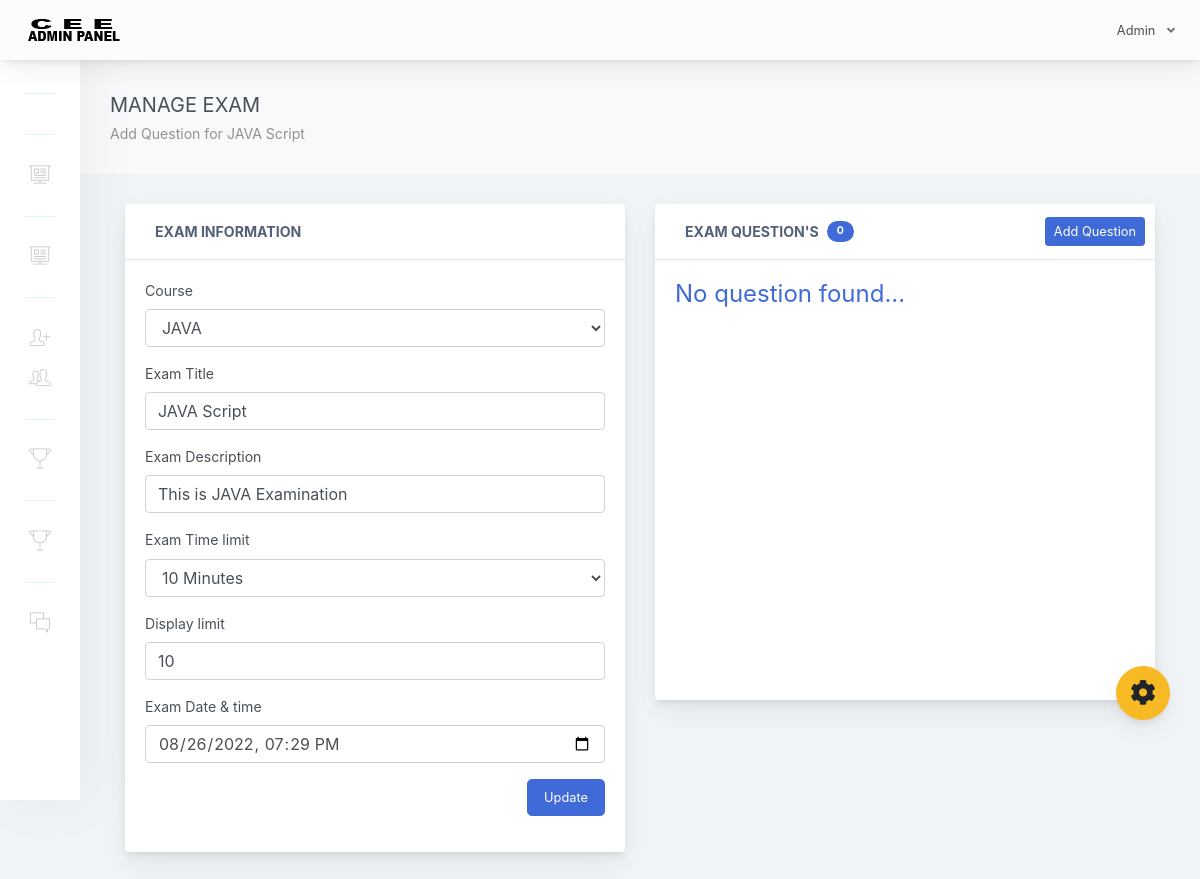
The page /adminpanel/admin/manage-exam.php?id=12 (signed in) on the database its author committed.
### tables this page shows
CREATE TABLE IF NOT EXISTS `exam_tbl` (
  `ex_id` int(11) NOT NULL AUTO_INCREMENT,
  `cou_id` int(11) NOT NULL,
  `ex_title` varchar(1000) NOT NULL,
  `ex_time_limit` varchar(1000) NOT NULL,
  `ex_questlimit_display` int(11) NOT NULL,
  `ex_description` varchar(1000) NOT NULL,
  `dt` varchar(1000) NOT NULL,
  `ex_created` timestamp NOT NULL DEFAULT current_timestamp() ON UPDATE current_timestamp(),
  PRIMARY KEY (`ex_id`)
);

CREATE TABLE IF NOT EXISTS `course_tbl` (
  `cou_id` int(11) NOT NULL AUTO_INCREMENT,
  `cou_name` varchar(1000) NOT NULL,
  `cou_created` timestamp NOT NULL DEFAULT current_timestamp() ON UPDATE current_timestamp(),
  PRIMARY KEY (`cou_id`)
);

### adminpanel/admin/manage-exam.php (the view, shortened to what this page needs)
<?php include("includes/header.php"); ?>
<?php include("includes/ui-theme.php"); ?>
<div class="app-main">
<?php include("includes/sidebar.php"); ?>
<?php
   $exId = $_GET['id'];
   $selExam = $conn->query("SELECT * FROM exam_tbl WHERE ex_id='$exId' ");
   $selExamRow = $selExam->fetch(PDO::FETCH_ASSOC);
   $courseId = $selExamRow['cou_id'];
   $selCourse = $conn->query("SELECT cou_name as courseName FROM course_tbl WHERE cou_id='$courseId' ")->fetch(PDO::FETCH_ASSOC);
 ?>
<div class="app-main__outer">
        <div class="app-main__inner">
            <div class="app-page-title">
                <div class="page-title-wrapper">
                     <div class="page-title-heading">
                        <div> MANAGE EXAM
                            <div class="page-title-subheading">
                              Add Question for <?php echo $selExamRow['ex_title']; ?>
                            </div>
                        </div>
                    </div>
                </div>
            </div>
            <div class="col-md-12">
            <div id="refreshData">
            <div class="row">
                  <div class="col-md-6">
                      <div class="main-card mb-3 card">
                          <div class="card-header">
                            <i class="header-icon lnr-license icon-gradient bg-plum-plate"> </i>Exam Information
                          </div>
                          <div class="card-body">
                           <form method="post" id="updateExamFrm">
                               <div class="form-group">
                                <label>Course</label>
                                <select class="form-control" name="courseId" required="">
                                  <option value="<?php echo $selExamRow['cou_id']; ?>"><?php echo $selCourse['courseName']; ?></option>
                                </select>
                              </div>
                              <div class="form-group">
                                <label>Exam Title</label>
                                <input type="" name="examTitle" class="form-control" required="" value="<?php echo $selExamRow['ex_title']; ?>">
                              </div>
                              <div class="form-group">
                                <label>Exam Description</label>
                                <input type="" name="examDesc" class="form-control" required="" value="<?php echo $selExamRow['ex_description']; ?>">
                              </div>
                              <div class="form-group">
                                <label>Exam Time limit</label>
                                <select class="form-control" name="examLimit" required="">
                                  <option value="<?php echo $selExamRow['ex_time_limit']; ?>"><?php echo $selExamRow['ex_time_limit']; ?> Minutes</option>
                                </select>
                              </div>
                              <div class="form-group">
                                <label>Display limit</label>
                                <input type="number" name="examQuestDipLimit" class="form-control" value="<?php echo $selExamRow['ex_questlimit_display']; ?>">
                              </div>
							<div class="form-group">
								<label>Exam Date & time</label>
							   <input id="dt" type="datetime-local" name="dt" class="form-control"  required=""  value="<?php echo $selExamRow['dt']; ?>">
							  </div>
                              <div class="form-group" align="right">
                                <button type="submit" class="btn btn-primary btn-lg">Update</button>
                              </div>
                           </form>
                          </div>
                      </div>
                  </div>
                  <div class="col-md-6">
                    <?php
                        $selQuest = $conn->query("SELECT * FROM exam_question_tbl WHERE exam_id='$exId' ORDER BY eqt_id desc");
                    ?>
                     <div class="main-card mb-3 card">
                          <div class="card-header"><i class="header-icon lnr-license icon-gradient bg-plum-plate"> </i>Exam Question's
                            <span class="badge badge-pill badge-primary ml-2">
                              <?php echo $selQuest->rowCount(); ?>
                            </span>
                             <div class="btn-actions-pane-right">
                                <button class="btn btn-sm btn-primary " data-toggle="modal" data-target="#modalForAddQuestion">Add Question</button>
                              </div>
                          </div>
                          <div class="card-body" >
                            <div class="scroll-area-sm" style="min-height: 400px;">
                               <div class="scrollbar-container">
                            <?php
                               if($selQuest->rowCount() > 0)
                               {  ?>
                                 <div class="table-responsive">
                                    <table class="align-middle mb-0 table table-borderless table-striped table-hover" id="tableList">
                                        <thead>
                                        <tr>
                                            <th class="text-left pl-1">Course Name</th>
                                            <th class="text-center" width="20%">Action</th>
                                        </tr>
                                        </thead>
                                        <tbody>
                                          <?php
                                            if($selQuest->rowCount() > 0)
                                            {
                                               $i = 1;
                                               while ($selQuestionRow = $selQuest->fetch(PDO::FETCH_ASSOC)) { ?>
                                                <tr>
                                                        <td >
                                                            <b><?php echo $i++ ; ?> .) <?php echo $selQuestionRow['exam_question']; ?></b><br>
                                                            <?php
                                                              if($selQuestionRow['exam_ch1'] == $selQuestionRow['exam_answer'])
                                                              { ?>
                                                                <span class="pl-4 text-success">A - <?php echo  $selQuestionRow['exam_ch1']; ?></span><br>
                                                              <?php }
                                                              else
                                                              { ?>
                                                                <span class="pl-4">A - <?php echo $selQuestionRow['exam_ch1']; ?></span><br>
                                                              <?php }
                                                              if($selQuestionRow['exam_ch2'] == $selQuestionRow['exam_answer'])
                                                              { ?>
                                                                <span class="pl-4 text-success">B - <?php echo $selQuestionRow['exam_ch2']; ?></span><br>
                                                              <?php }
                                                              else
                                                              { ?>
                                                                <span class="pl-4">B - <?php echo $selQuestionRow['exam_ch2']; ?></span><br>
                                                              <?php }
                                                              if($selQuestionRow['exam_ch3'] == $selQuestionRow['exam_answer'])
                                                              { ?>
                                                                <span class="pl-4 text-success">C - <?php echo $selQuestionRow['exam_ch3']; ?></span><br>
                                                              <?php }
                                                              else
                                                              { ?>
                                                                <span class="pl-4">C - <?php echo $selQuestionRow['exam_ch3']; ?></span><br>
                                                              <?php }
                                                              if($selQuestionRow['exam_ch4'] == $selQuestionRow['exam_answer'])
                                                              { ?>
                                                                <span class="pl-4 text-success">D - <?php echo $selQuestionRow['exam_ch4']; ?></span><br>
                                                              <?php }
                                                              else
                                                              { ?>
                                                                <span class="pl-4">D - <?php echo $selQuestionRow['exam_ch4']; ?></span><br>
                                                              <?php }
                                                             ?>
                                                        </td>
                                                        <td class="text-center">
                                                         <a rel="facebox" href="facebox_modal/updateQuestion.php?id=<?php echo $selQuestionRow['eqt_id']; ?>" class="btn btn-sm btn-primary">Update</a>
                                                         <button type="button" id="deleteQuestion" data-id='<?php echo $selQuestionRow['eqt_id']; ?>'  class="btn btn-danger btn-sm">Delete</button>
                                                        </td>
                                                    </tr>
                                               <?php }
                                            }
                                            else
                                            { ?>
                                                <tr>
                                                  <td colspan="2">
                                                    <h3 class="p-3">No Course Found</h3>
                                                  </td>
                                                </tr>
                                            <?php }
                                           ?>
                                        </tbody>
                                    </table>
                                </div>
                               <?php }
                               else
                               { ?>
                                  <h4 class="text-primary">No question found...</h4>
                                 <?php
                               }
                             ?>
                               </div>
                            </div>
                          </div>
                      </div>
                  </div>
              </div>
            </div>
            </div>
            </div>
<?php include("includes/footer.php"); ?>

### rows shown on the page
exam_tbl: ex_title "JAVA Script", examTitle "JAVA Script", examDesc "This is JAVA Examination", examLimit "10 Minutes", examQuestDipLimit "10", dt "08/26/2022 19:29"
course_tbl: courseId "JAVA"

### other values the page prints
$selQuest->rowCount() "0"
